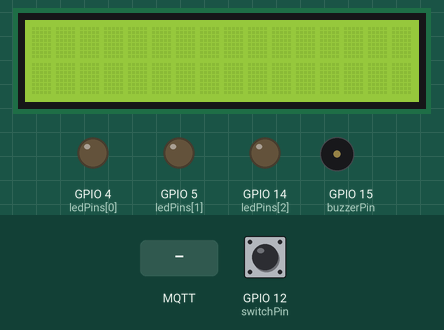
The sketch below on a simulated ESP32. Shown: 16×2 character LCD, output pins drawn as LEDs (lit = HIGH), buzzer (waves = sounding). The test bench sets the inputs (shaded band); at power-on: GPIO 12 (switchPin) HIGH. WiFi joins after 1.5 s; servers stay silent unless stated; random numbers use the default seed unless the sketch sets one; no MQTT or app messages arrive unless stated; what the sketch prints to the serial monitor is not drawn.

Above: at 3.3 s.
3.4 s: MQTT message "1" arrives on the first subscribed topic
At 4.6 s:
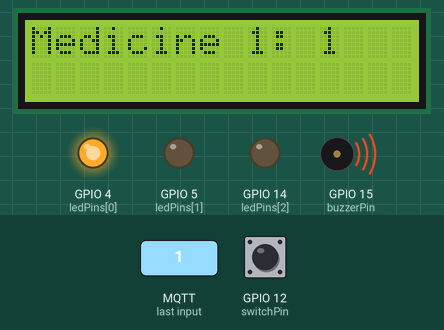
4.9 s: MQTT message "on" arrives on the second subscribed topic
At 5.9 s:
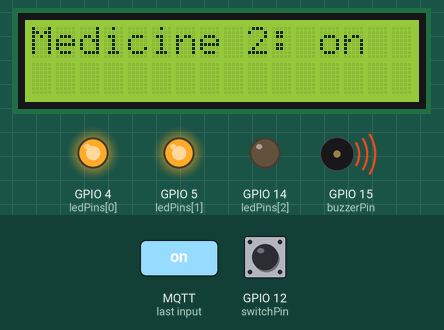
6.4 s: MQTT message "off" arrives on the third subscribed topic
At 7.1 s:
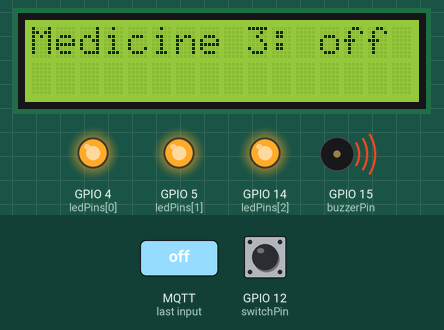
7.9 s: MQTT message "0" arrives on the first subscribed topic
At 9.1 s:
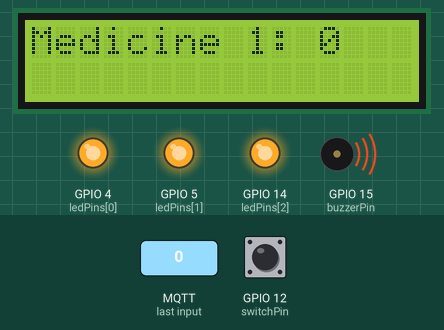
9.4 s: MQTT message "on" arrives on the first subscribed topic
At 10.5 s:
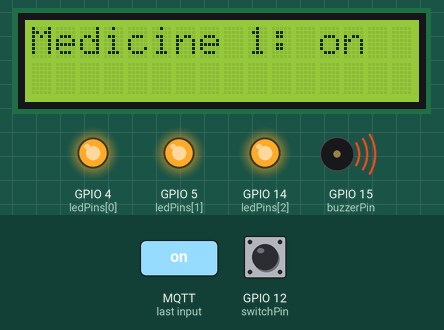
10.9 s: GPIO 12 (switchPin) pulled LOW for 0.15 s
At 11.9 s:
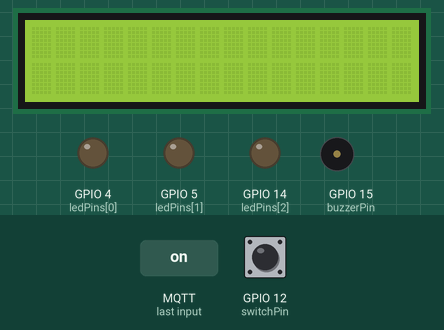
Timing chart, 0 to 13.5 s (numbered marks = the images above; inputs shaded):
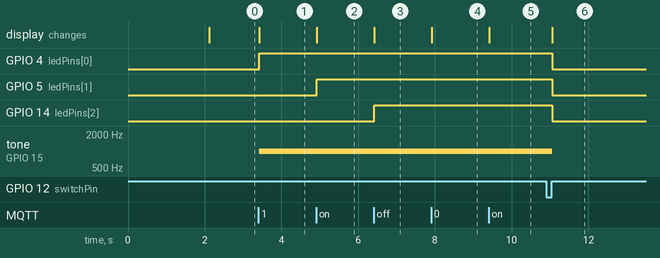

The sketch:

MedReminder_old__.ino
```cpp
#include <LiquidCrystal_I2C.h>
#include <WiFi.h>
#include <PubSubClient.h>
#include <Arduino.h>

// WiFi credentials
const char* ssid ="RupSakunde";
const char* password = "SUNI1704";

// MQTT broker details
const char* mqttServer = "192.168.27.62";
const int mqttPort = 1883;

// MQTT topics
const char* mqttSubtopics[] = {"User1/Morning", "User1/Afternoon", "User1/Evening"};

// Hardware pins
const int ledPins[] = {4, 5, 14}; // Replace with your desired pin numbers
const int buzzerPin = 15;
const int switchPin = 12; // Limit switch pin

// LCD setup
LiquidCrystal_I2C lcd(0x27, 16, 2);

// MQTT client setup
WiFiClient espClient;
PubSubClient client(espClient);

const int ThresholdTime = 60000; //15min
bool randomTimerStarted = false; // To indicate if the random timer has started
unsigned long randomTimerDuration = 0; // Holds the random timer value (1-10 seconds in ms)
unsigned long randomTimerStartTime = 0;
bool TimerStarted  = false;
unsigned long TimerStartTime = 0;
bool SwitchPressed;
bool LidOpened;

bool LidMessagePrinted = false;
bool TimerMessagePrinted = false;

bool buzzerOn = false;
unsigned long buzzerStartTime = 0;
const unsigned long buzzerDuration = 30000;
char lastTopic[32];

void IRAM_ATTR isr() {
 SwitchPressed = true;
  LidOpened = true;
  randomTimerStarted = true;
  randomTimerDuration = random(1000, 10000); // Random timer (1-10 seconds)
  randomTimerStartTime = millis(); // Record when the random timer started
  Serial.print("Lid opened, starting random timer: ");
  Serial.print(randomTimerDuration / 1000); // Display in seconds
  Serial.println(" seconds");
}

void setup() {
  for (int i = 0; i < 3; i++) {
    pinMode(ledPins[i], OUTPUT);
  }

  pinMode(buzzerPin, OUTPUT);
  pinMode(switchPin, INPUT_PULLUP); // Assuming LOW means closed
  attachInterrupt(switchPin, isr , FALLING);


  // Start the serial communication
  Serial.begin(115200);

  // Connect to WiFi
  WiFi.begin(ssid, password);
  while (WiFi.status() != WL_CONNECTED) {
    delay(1000);
    Serial.println("Connecting to WiFi...");
  }
  Serial.println("Connected to WiFi");

  // Connect to MQTT broker
  client.setServer(mqttServer, mqttPort);
  client.setCallback(callback);
  client.setKeepAlive(60); // Set keep-alive interval to 60 seconds
  while (!client.connected()) {
    if (client.connect("Client1")) {
      Serial.println("Connected to MQTT broker");
      for (int i = 0; i < 3; i++) {
        client.subscribe(mqttSubtopics[i]);
      }
       client.loop();
    }
    else {
      Serial.println("Failed to connect to MQTT broker. Retrying...");
      delay(2000);
    }

  }
   lcd.init();
  lcd.backlight();
  lcd.clear();
}


int subtopicIndex = -1;

void callback(char* topic, byte* payload, unsigned int length) {
  // Convert payload to a string
  payload[length] = '\0';
  String message = String((char*)payload);

  strcpy(lastTopic, topic); // Store the last topic

  int subtopicIndex = -1; // Find the subtopic index
  for (int i = 0; i < 3; i++) {
    if (strcmp(topic, mqttSubtopics[i]) == 0) {
      subtopicIndex = i;
      break;
    }
  }

  if (subtopicIndex != -1) {
    // Parse the message to extract time and medicine name
    int separatorIndex = message.indexOf(',');
    String time = message.substring(separatorIndex + 1); // Get the medicine time
    String medicineName = message.substring(0, separatorIndex); // Get the medicine name

    // Display the medicine name on the LCD
    lcd.clear();
    lcd.setCursor(0, 0);
    lcd.print("Medicine " + String(subtopicIndex + 1) + ": " + medicineName);
    Serial.println("Medicine " + String(subtopicIndex + 1) + ": " + medicineName);

    // Turn on the LED and buzzer for the corresponding subtopic
    digitalWrite(ledPins[subtopicIndex], HIGH);
    tone(buzzerPin, 1000);

    buzzerOn = true;
    buzzerStartTime = millis();

    TimerStarted = true;
    TimerStartTime = millis();
  }
}

void loop()
{

  if (!client.connected()) {
    reconnect();
  }

  client.loop(); // Keep MQTT communication alive

 for (int i = 0; i < 3; i++) {
    if (strcmp(lastTopic, mqttSubtopics[i]) == 0) {
      subtopicIndex = i;
      break;
    }
  }

  if((millis() - TimerStartTime) < ThresholdTime){
    if(SwitchPressed){
     if (randomTimerStarted && (millis() - randomTimerStartTime) <= randomTimerDuration) {
       if (digitalRead(switchPin) == HIGH) { // Lid closed within random timer
         Serial.println("Lid closed within the random timer (Medicine NOT taken)");
         LidOpened=false;
         client.publish("alert", "NOT taken");
         resetState(); // Reset everything and exit
         return;
        }
      }

     // If the random timer expired but lid closed within 1 minute, consider medicine taken
     if (randomTimerStarted && (millis() - randomTimerStartTime) > randomTimerDuration)
     {
        if (digitalRead(switchPin) == HIGH) { // Lid closed within 1 minute after random timer
         Serial.println("Lid closed after random timer but within 1 minute (Medicine TAKEN)");
         LidOpened=false;
         client.publish("alert", "TAKEN");
         resetState(); // Reset the state and exit
         return;
        }
      }
    }
}

 else
  {
    if(((millis() - TimerStartTime) > ThresholdTime) && (LidOpened) && (!LidMessagePrinted)){
      Serial.println("Lid still opened");
      LidMessagePrinted= true;
      lcd.clear();
      lcd.setCursor(0, 0);
      lcd.print("Lid still opened");
      if(digitalRead(switchPin) == HIGH){
        resetState();
      }
    }
    if(((millis() - TimerStartTime) > ThresholdTime) && (!SwitchPressed)  && (!TimerMessagePrinted)){
    Serial.println("15-minute timer expired");
    digitalWrite(ledPins[subtopicIndex], HIGH);
    tone(buzzerPin, 1000);
    delay(3000);
   client.publish("alert", "NOT TAKEN");
    resetState();
    TimerMessagePrinted = true; // Reset the state and exit
    return;
    }
  }
  if (buzzerOn && (millis() - buzzerStartTime) >= buzzerDuration && !SwitchPressed) {
    tone(buzzerPin, 0); // Turn off the buzzer
    buzzerOn = false;
  }
}

void resetState() {
  // Reset all flags and indicators
  for (int i = 0; i < 3; i++) {
    digitalWrite(ledPins[i], LOW);
  }
  tone(buzzerPin, 0); // Stop the buzzer
  lcd.clear(); // Clear the LCD screen

  // Reset timer flags
  TimerStarted = false;
  randomTimerStarted = false;
}

void reconnect() {
  // Attempt to reconnect to MQTT
  while (!client.connected()) {
    Serial.println("Attempting MQTT connection...");

    if (client.connect("Client1")) { // Adjust the client ID as needed
      Serial.println("Connected to MQTT broker");
      for (int i = 0; i < 3; i++) {
        client.subscribe(mqttSubtopics[i]);
      }
    } else {
      Serial.println("Failed to connect to MQTT broker. Retrying...");
      delay(2000); // Wait before retrying
    }
  }
}
```

Measured:
- after the input at 3.4 s, GPIO 4 (ledPins[0]): LOW → HIGH at once; tone on GPIO 15 (buzzerPin): silent → 1000 Hz at once; the display: changes at once (image 1)
- after the input at 4.9 s, GPIO 5 (ledPins[1]): LOW → HIGH at once; the display: changes at once (image 2)
- after the input at 6.4 s, GPIO 14 (ledPins[2]): LOW → HIGH at once; the display: changes at once (image 3)
- after the input at 7.9 s, the display: changes at once (image 4)
- after the input at 9.4 s, the display: changes at once (image 5)
- after the input at 10.9 s, GPIO 4 (ledPins[0]), GPIO 5 (ledPins[1]), GPIO 14 (ledPins[2]): HIGH → LOW after 0.15 s; tone on GPIO 15 (buzzerPin): 1000 Hz → silent after 0.15 s; the display: changes after 0.15 s (image 6)
